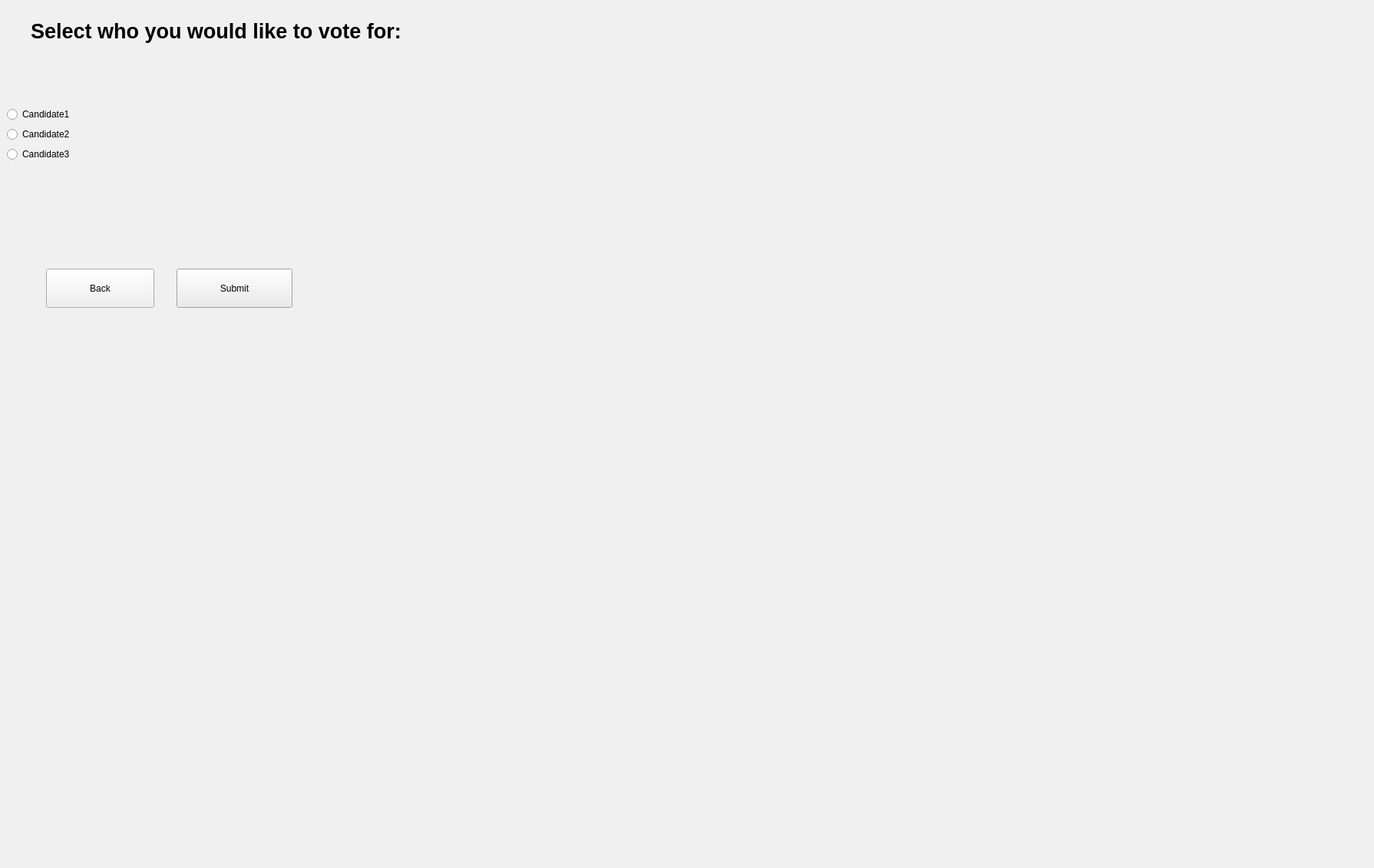
<?xml version="1.0" encoding="UTF-8"?>
<ui version="4.0">
 <class>ballot</class>
 <widget class="QDialog" name="ballot">
  <property name="geometry">
   <rect>
    <x>0</x>
    <y>0</y>
    <width>1790</width>
    <height>1131</height>
   </rect>
  </property>
  <property name="palette">
   <palette>
    <active>
     <colorrole role="WindowText">
      <brush brushstyle="SolidPattern">
       <color alpha="255">
        <red>0</red>
        <green>0</green>
        <blue>0</blue>
       </color>
      </brush>
     </colorrole>
     <colorrole role="Button">
      <brush brushstyle="SolidPattern">
       <color alpha="255">
        <red>240</red>
        <green>240</green>
        <blue>240</blue>
       </color>
      </brush>
     </colorrole>
     <colorrole role="Light">
      <brush brushstyle="SolidPattern">
       <color alpha="255">
        <red>255</red>
        <green>255</green>
        <blue>255</blue>
       </color>
      </brush>
     </colorrole>
     <colorrole role="Midlight">
      <brush brushstyle="SolidPattern">
       <color alpha="255">
        <red>227</red>
        <green>227</green>
        <blue>227</blue>
       </color>
      </brush>
     </colorrole>
     <colorrole role="Dark">
      <brush brushstyle="SolidPattern">
       <color alpha="255">
        <red>160</red>
        <green>160</green>
        <blue>160</blue>
       </color>
      </brush>
     </colorrole>
     <colorrole role="Mid">
      <brush brushstyle="SolidPattern">
       <color alpha="255">
        <red>160</red>
        <green>160</green>
        <blue>160</blue>
       </color>
      </brush>
     </colorrole>
     <colorrole role="Text">
      <brush brushstyle="SolidPattern">
       <color alpha="255">
        <red>0</red>
        <green>0</green>
        <blue>0</blue>
       </color>
      </brush>
     </colorrole>
     <colorrole role="BrightText">
      <brush brushstyle="SolidPattern">
       <color alpha="255">
        <red>255</red>
        <green>255</green>
        <blue>255</blue>
       </color>
      </brush>
     </colorrole>
     <colorrole role="ButtonText">
      <brush brushstyle="SolidPattern">
       <color alpha="255">
        <red>0</red>
        <green>0</green>
        <blue>0</blue>
       </color>
      </brush>
     </colorrole>
     <colorrole role="Base">
      <brush brushstyle="SolidPattern">
       <color alpha="255">
        <red>255</red>
        <green>255</green>
        <blue>255</blue>
       </color>
      </brush>
     </colorrole>
     <colorrole role="Window">
      <brush brushstyle="SolidPattern">
       <color alpha="255">
        <red>85</red>
        <green>170</green>
        <blue>255</blue>
       </color>
      </brush>
     </colorrole>
     <colorrole role="Shadow">
      <brush brushstyle="SolidPattern">
       <color alpha="255">
        <red>105</red>
        <green>105</green>
        <blue>105</blue>
       </color>
      </brush>
     </colorrole>
     <colorrole role="Highlight">
      <brush brushstyle="SolidPattern">
       <color alpha="255">
        <red>0</red>
        <green>120</green>
        <blue>215</blue>
       </color>
      </brush>
     </colorrole>
     <colorrole role="HighlightedText">
      <brush brushstyle="SolidPattern">
       <color alpha="255">
        <red>255</red>
        <green>255</green>
        <blue>255</blue>
       </color>
      </brush>
     </colorrole>
     <colorrole role="Link">
      <brush brushstyle="SolidPattern">
       <color alpha="255">
        <red>0</red>
        <green>0</green>
        <blue>255</blue>
       </color>
      </brush>
     </colorrole>
     <colorrole role="LinkVisited">
      <brush brushstyle="SolidPattern">
       <color alpha="255">
        <red>255</red>
        <green>0</green>
        <blue>255</blue>
       </color>
      </brush>
     </colorrole>
     <colorrole role="AlternateBase">
      <brush brushstyle="SolidPattern">
       <color alpha="255">
        <red>245</red>
        <green>245</green>
        <blue>245</blue>
       </color>
      </brush>
     </colorrole>
     <colorrole role="NoRole">
      <brush brushstyle="NoBrush">
       <color alpha="255">
        <red>0</red>
        <green>0</green>
        <blue>0</blue>
       </color>
      </brush>
     </colorrole>
     <colorrole role="ToolTipBase">
      <brush brushstyle="SolidPattern">
       <color alpha="255">
        <red>255</red>
        <green>255</green>
        <blue>220</blue>
       </color>
      </brush>
     </colorrole>
     <colorrole role="ToolTipText">
      <brush brushstyle="SolidPattern">
       <color alpha="255">
        <red>0</red>
        <green>0</green>
        <blue>0</blue>
       </color>
      </brush>
     </colorrole>
     <colorrole role="PlaceholderText">
      <brush brushstyle="SolidPattern">
       <color alpha="128">
        <red>0</red>
        <green>0</green>
        <blue>0</blue>
       </color>
      </brush>
     </colorrole>
    </active>
    <inactive>
     <colorrole role="WindowText">
      <brush brushstyle="SolidPattern">
       <color alpha="255">
        <red>0</red>
        <green>0</green>
        <blue>0</blue>
       </color>
      </brush>
     </colorrole>
     <colorrole role="Button">
      <brush brushstyle="SolidPattern">
       <color alpha="255">
        <red>240</red>
        <green>240</green>
        <blue>240</blue>
       </color>
      </brush>
     </colorrole>
     <colorrole role="Light">
      <brush brushstyle="SolidPattern">
       <color alpha="255">
        <red>255</red>
        <green>255</green>
        <blue>255</blue>
       </color>
      </brush>
     </colorrole>
     <colorrole role="Midlight">
      <brush brushstyle="SolidPattern">
       <color alpha="255">
        <red>227</red>
        <green>227</green>
        <blue>227</blue>
       </color>
      </brush>
     </colorrole>
     <colorrole role="Dark">
      <brush brushstyle="SolidPattern">
       <color alpha="255">
        <red>160</red>
        <green>160</green>
        <blue>160</blue>
       </color>
      </brush>
     </colorrole>
     <colorrole role="Mid">
      <brush brushstyle="SolidPattern">
       <color alpha="255">
        <red>160</red>
        <green>160</green>
        <blue>160</blue>
       </color>
      </brush>
     </colorrole>
     <colorrole role="Text">
      <brush brushstyle="SolidPattern">
       <color alpha="255">
        <red>0</red>
        <green>0</green>
        <blue>0</blue>
       </color>
      </brush>
     </colorrole>
     <colorrole role="BrightText">
      <brush brushstyle="SolidPattern">
       <color alpha="255">
        <red>255</red>
        <green>255</green>
        <blue>255</blue>
       </color>
      </brush>
     </colorrole>
     <colorrole role="ButtonText">
      <brush brushstyle="SolidPattern">
       <color alpha="255">
        <red>0</red>
        <green>0</green>
        <blue>0</blue>
       </color>
      </brush>
     </colorrole>
     <colorrole role="Base">
      <brush brushstyle="SolidPattern">
       <color alpha="255">
        <red>255</red>
        <green>255</green>
        <blue>255</blue>
       </color>
      </brush>
     </colorrole>
     <colorrole role="Window">
      <brush brushstyle="SolidPattern">
       <color alpha="255">
        <red>240</red>
        <green>240</green>
        <blue>240</blue>
       </color>
      </brush>
     </colorrole>
     <colorrole role="Shadow">
      <brush brushstyle="SolidPattern">
       <color alpha="255">
        <red>105</red>
        <green>105</green>
        <blue>105</blue>
       </color>
      </brush>
     </colorrole>
     <colorrole role="Highlight">
      <brush brushstyle="SolidPattern">
       <color alpha="255">
        <red>240</red>
        <green>240</green>
        <blue>240</blue>
       </color>
      </brush>
     </colorrole>
     <colorrole role="HighlightedText">
      <brush brushstyle="SolidPattern">
       <color alpha="255">
        <red>0</red>
        <green>0</green>
        <blue>0</blue>
       </color>
      </brush>
     </colorrole>
     <colorrole role="Link">
      <brush brushstyle="SolidPattern">
       <color alpha="255">
        <red>0</red>
        <green>0</green>
        <blue>255</blue>
       </color>
      </brush>
     </colorrole>
     <colorrole role="LinkVisited">
      <brush brushstyle="SolidPattern">
       <color alpha="255">
        <red>255</red>
        <green>0</green>
        <blue>255</blue>
       </color>
      </brush>
     </colorrole>
     <colorrole role="AlternateBase">
      <brush brushstyle="SolidPattern">
       <color alpha="255">
        <red>245</red>
        <green>245</green>
        <blue>245</blue>
       </color>
      </brush>
     </colorrole>
     <colorrole role="NoRole">
      <brush brushstyle="NoBrush">
       <color alpha="255">
        <red>0</red>
        <green>0</green>
        <blue>0</blue>
       </color>
      </brush>
     </colorrole>
     <colorrole role="ToolTipBase">
      <brush brushstyle="SolidPattern">
       <color alpha="255">
        <red>255</red>
        <green>255</green>
        <blue>220</blue>
       </color>
      </brush>
     </colorrole>
     <colorrole role="ToolTipText">
      <brush brushstyle="SolidPattern">
       <color alpha="255">
        <red>0</red>
        <green>0</green>
        <blue>0</blue>
       </color>
      </brush>
     </colorrole>
     <colorrole role="PlaceholderText">
      <brush brushstyle="SolidPattern">
       <color alpha="128">
        <red>0</red>
        <green>0</green>
        <blue>0</blue>
       </color>
      </brush>
     </colorrole>
    </inactive>
    <disabled>
     <colorrole role="WindowText">
      <brush brushstyle="SolidPattern">
       <color alpha="255">
        <red>120</red>
        <green>120</green>
        <blue>120</blue>
       </color>
      </brush>
     </colorrole>
     <colorrole role="Button">
      <brush brushstyle="SolidPattern">
       <color alpha="255">
        <red>240</red>
        <green>240</green>
        <blue>240</blue>
       </color>
      </brush>
     </colorrole>
     <colorrole role="Light">
      <brush brushstyle="SolidPattern">
       <color alpha="255">
        <red>255</red>
        <green>255</green>
        <blue>255</blue>
       </color>
      </brush>
     </colorrole>
     <colorrole role="Midlight">
      <brush brushstyle="SolidPattern">
       <color alpha="255">
        <red>247</red>
        <green>247</green>
        <blue>247</blue>
       </color>
      </brush>
     </colorrole>
     <colorrole role="Dark">
      <brush brushstyle="SolidPattern">
       <color alpha="255">
        <red>160</red>
        <green>160</green>
        <blue>160</blue>
       </color>
      </brush>
     </colorrole>
     <colorrole role="Mid">
      <brush brushstyle="SolidPattern">
       <color alpha="255">
        <red>160</red>
        <green>160</green>
        <blue>160</blue>
       </color>
      </brush>
     </colorrole>
     <colorrole role="Text">
      <brush brushstyle="SolidPattern">
       <color alpha="255">
        <red>120</red>
        <green>120</green>
        <blue>120</blue>
       </color>
      </brush>
     </colorrole>
     <colorrole role="BrightText">
      <brush brushstyle="SolidPattern">
       <color alpha="255">
        <red>255</red>
        <green>255</green>
        <blue>255</blue>
       </color>
      </brush>
     </colorrole>
     <colorrole role="ButtonText">
      <brush brushstyle="SolidPattern">
       <color alpha="255">
        <red>120</red>
        <green>120</green>
        <blue>120</blue>
       </color>
      </brush>
     </colorrole>
     <colorrole role="Base">
      <brush brushstyle="SolidPattern">
       <color alpha="255">
        <red>240</red>
        <green>240</green>
        <blue>240</blue>
       </color>
      </brush>
     </colorrole>
     <colorrole role="Window">
      <brush brushstyle="SolidPattern">
       <color alpha="255">
        <red>85</red>
        <green>170</green>
        <blue>255</blue>
       </color>
      </brush>
     </colorrole>
     <colorrole role="Shadow">
      <brush brushstyle="SolidPattern">
       <color alpha="255">
        <red>0</red>
        <green>0</green>
        <blue>0</blue>
       </color>
      </brush>
     </colorrole>
     <colorrole role="Highlight">
      <brush brushstyle="SolidPattern">
       <color alpha="255">
        <red>0</red>
        <green>120</green>
        <blue>215</blue>
       </color>
      </brush>
     </colorrole>
     <colorrole role="HighlightedText">
      <brush brushstyle="SolidPattern">
       <color alpha="255">
        <red>255</red>
        <green>255</green>
        <blue>255</blue>
       </color>
      </brush>
     </colorrole>
     <colorrole role="Link">
      <brush brushstyle="SolidPattern">
       <color alpha="255">
        <red>0</red>
        <green>0</green>
        <blue>255</blue>
       </color>
      </brush>
     </colorrole>
     <colorrole role="LinkVisited">
      <brush brushstyle="SolidPattern">
       <color alpha="255">
        <red>255</red>
        <green>0</green>
        <blue>255</blue>
       </color>
      </brush>
     </colorrole>
     <colorrole role="AlternateBase">
      <brush brushstyle="SolidPattern">
       <color alpha="255">
        <red>245</red>
        <green>245</green>
        <blue>245</blue>
       </color>
      </brush>
     </colorrole>
     <colorrole role="NoRole">
      <brush brushstyle="NoBrush">
       <color alpha="255">
        <red>0</red>
        <green>0</green>
        <blue>0</blue>
       </color>
      </brush>
     </colorrole>
     <colorrole role="ToolTipBase">
      <brush brushstyle="SolidPattern">
       <color alpha="255">
        <red>255</red>
        <green>255</green>
        <blue>220</blue>
       </color>
      </brush>
     </colorrole>
     <colorrole role="ToolTipText">
      <brush brushstyle="SolidPattern">
       <color alpha="255">
        <red>0</red>
        <green>0</green>
        <blue>0</blue>
       </color>
      </brush>
     </colorrole>
     <colorrole role="PlaceholderText">
      <brush brushstyle="SolidPattern">
       <color alpha="128">
        <red>0</red>
        <green>0</green>
        <blue>0</blue>
       </color>
      </brush>
     </colorrole>
    </disabled>
   </palette>
  </property>
  <property name="windowTitle">
   <string>Ballot page</string>
  </property>
  <widget class="QLabel" name="label">
   <property name="geometry">
    <rect>
     <x>40</x>
     <y>20</y>
     <width>551</width>
     <height>41</height>
    </rect>
   </property>
   <property name="palette">
    <palette>
     <active>
      <colorrole role="WindowText">
       <brush brushstyle="SolidPattern">
        <color alpha="255">
         <red>0</red>
         <green>0</green>
         <blue>0</blue>
        </color>
       </brush>
      </colorrole>
      <colorrole role="Button">
       <brush brushstyle="SolidPattern">
        <color alpha="255">
         <red>240</red>
         <green>240</green>
         <blue>240</blue>
        </color>
       </brush>
      </colorrole>
      <colorrole role="Light">
       <brush brushstyle="SolidPattern">
        <color alpha="255">
         <red>255</red>
         <green>255</green>
         <blue>255</blue>
        </color>
       </brush>
      </colorrole>
      <colorrole role="Midlight">
       <brush brushstyle="SolidPattern">
        <color alpha="255">
         <red>227</red>
         <green>227</green>
         <blue>227</blue>
        </color>
       </brush>
      </colorrole>
      <colorrole role="Dark">
       <brush brushstyle="SolidPattern">
        <color alpha="255">
         <red>160</red>
         <green>160</green>
         <blue>160</blue>
        </color>
       </brush>
      </colorrole>
      <colorrole role="Mid">
       <brush brushstyle="SolidPattern">
        <color alpha="255">
         <red>160</red>
         <green>160</green>
         <blue>160</blue>
        </color>
       </brush>
      </colorrole>
      <colorrole role="Text">
       <brush brushstyle="SolidPattern">
        <color alpha="255">
         <red>0</red>
         <green>0</green>
         <blue>0</blue>
        </color>
       </brush>
      </colorrole>
      <colorrole role="BrightText">
       <brush brushstyle="SolidPattern">
        <color alpha="255">
         <red>255</red>
         <green>255</green>
         <blue>255</blue>
        </color>
       </brush>
      </colorrole>
      <colorrole role="ButtonText">
       <brush brushstyle="SolidPattern">
        <color alpha="255">
         <red>0</red>
         <green>0</green>
         <blue>0</blue>
        </color>
       </brush>
      </colorrole>
      <colorrole role="Base">
       <brush brushstyle="SolidPattern">
        <color alpha="255">
         <red>255</red>
         <green>255</green>
         <blue>255</blue>
        </color>
       </brush>
      </colorrole>
      <colorrole role="Window">
       <brush brushstyle="SolidPattern">
        <color alpha="255">
         <red>240</red>
         <green>240</green>
         <blue>240</blue>
        </color>
       </brush>
      </colorrole>
      <colorrole role="Shadow">
       <brush brushstyle="SolidPattern">
        <color alpha="255">
         <red>105</red>
         <green>105</green>
         <blue>105</blue>
        </color>
       </brush>
      </colorrole>
      <colorrole role="Highlight">
       <brush brushstyle="SolidPattern">
        <color alpha="255">
         <red>0</red>
         <green>120</green>
         <blue>215</blue>
        </color>
       </brush>
      </colorrole>
      <colorrole role="HighlightedText">
       <brush brushstyle="SolidPattern">
        <color alpha="255">
         <red>255</red>
         <green>255</green>
         <blue>255</blue>
        </color>
       </brush>
      </colorrole>
      <colorrole role="Link">
       <brush brushstyle="SolidPattern">
        <color alpha="255">
         <red>0</red>
         <green>0</green>
         <blue>255</blue>
        </color>
       </brush>
      </colorrole>
      <colorrole role="LinkVisited">
       <brush brushstyle="SolidPattern">
        <color alpha="255">
         <red>255</red>
         <green>0</green>
         <blue>255</blue>
        </color>
       </brush>
      </colorrole>
      <colorrole role="AlternateBase">
       <brush brushstyle="SolidPattern">
        <color alpha="255">
         <red>245</red>
         <green>245</green>
         <blue>245</blue>
        </color>
       </brush>
      </colorrole>
      <colorrole role="NoRole">
       <brush brushstyle="SolidPattern">
        <color alpha="255">
         <red>0</red>
         <green>0</green>
         <blue>0</blue>
        </color>
       </brush>
      </colorrole>
      <colorrole role="ToolTipBase">
       <brush brushstyle="SolidPattern">
        <color alpha="255">
         <red>255</red>
         <green>255</green>
         <blue>220</blue>
        </color>
       </brush>
      </colorrole>
      <colorrole role="ToolTipText">
       <brush brushstyle="SolidPattern">
        <color alpha="255">
         <red>0</red>
         <green>0</green>
         <blue>0</blue>
        </color>
       </brush>
      </colorrole>
      <colorrole role="PlaceholderText">
       <brush brushstyle="SolidPattern">
        <color alpha="128">
         <red>0</red>
         <green>0</green>
         <blue>0</blue>
        </color>
       </brush>
      </colorrole>
     </active>
     <inactive>
      <colorrole role="WindowText">
       <brush brushstyle="SolidPattern">
        <color alpha="255">
         <red>0</red>
         <green>0</green>
         <blue>0</blue>
        </color>
       </brush>
      </colorrole>
      <colorrole role="Button">
       <brush brushstyle="SolidPattern">
        <color alpha="255">
         <red>240</red>
         <green>240</green>
         <blue>240</blue>
        </color>
       </brush>
      </colorrole>
      <colorrole role="Light">
       <brush brushstyle="SolidPattern">
        <color alpha="255">
         <red>255</red>
         <green>255</green>
         <blue>255</blue>
        </color>
       </brush>
      </colorrole>
      <colorrole role="Midlight">
       <brush brushstyle="SolidPattern">
        <color alpha="255">
         <red>227</red>
         <green>227</green>
         <blue>227</blue>
        </color>
       </brush>
      </colorrole>
      <colorrole role="Dark">
       <brush brushstyle="SolidPattern">
        <color alpha="255">
         <red>160</red>
         <green>160</green>
         <blue>160</blue>
        </color>
       </brush>
      </colorrole>
      <colorrole role="Mid">
       <brush brushstyle="SolidPattern">
        <color alpha="255">
         <red>160</red>
         <green>160</green>
         <blue>160</blue>
        </color>
       </brush>
      </colorrole>
      <colorrole role="Text">
       <brush brushstyle="SolidPattern">
        <color alpha="255">
         <red>0</red>
         <green>0</green>
         <blue>0</blue>
        </color>
       </brush>
      </colorrole>
      <colorrole role="BrightText">
       <brush brushstyle="SolidPattern">
        <color alpha="255">
         <red>255</red>
         <green>255</green>
         <blue>255</blue>
        </color>
       </brush>
      </colorrole>
      <colorrole role="ButtonText">
       <brush brushstyle="SolidPattern">
        <color alpha="255">
         <red>0</red>
         <green>0</green>
         <blue>0</blue>
        </color>
       </brush>
      </colorrole>
      <colorrole role="Base">
       <brush brushstyle="SolidPattern">
        <color alpha="255">
         <red>255</red>
         <green>255</green>
         <blue>255</blue>
        </color>
       </brush>
      </colorrole>
      <colorrole role="Window">
       <brush brushstyle="SolidPattern">
        <color alpha="255">
         <red>240</red>
         <green>240</green>
         <blue>240</blue>
        </color>
       </brush>
      </colorrole>
      <colorrole role="Shadow">
       <brush brushstyle="SolidPattern">
        <color alpha="255">
         <red>105</red>
         <green>105</green>
         <blue>105</blue>
        </color>
       </brush>
      </colorrole>
      <colorrole role="Highlight">
       <brush brushstyle="SolidPattern">
        <color alpha="255">
         <red>240</red>
         <green>240</green>
         <blue>240</blue>
        </color>
       </brush>
      </colorrole>
      <colorrole role="HighlightedText">
       <brush brushstyle="SolidPattern">
        <color alpha="255">
         <red>0</red>
         <green>0</green>
         <blue>0</blue>
        </color>
       </brush>
      </colorrole>
      <colorrole role="Link">
       <brush brushstyle="SolidPattern">
        <color alpha="255">
         <red>0</red>
         <green>0</green>
         <blue>255</blue>
        </color>
       </brush>
      </colorrole>
      <colorrole role="LinkVisited">
       <brush brushstyle="SolidPattern">
        <color alpha="255">
         <red>255</red>
         <green>0</green>
         <blue>255</blue>
        </color>
       </brush>
      </colorrole>
      <colorrole role="AlternateBase">
       <brush brushstyle="SolidPattern">
        <color alpha="255">
         <red>245</red>
         <green>245</green>
         <blue>245</blue>
        </color>
       </brush>
      </colorrole>
      <colorrole role="NoRole">
       <brush brushstyle="NoBrush">
        <color alpha="255">
         <red>0</red>
         <green>0</green>
         <blue>0</blue>
        </color>
       </brush>
      </colorrole>
      <colorrole role="ToolTipBase">
       <brush brushstyle="SolidPattern">
        <color alpha="255">
         <red>255</red>
         <green>255</green>
         <blue>220</blue>
        </color>
       </brush>
      </colorrole>
      <colorrole role="ToolTipText">
       <brush brushstyle="SolidPattern">
        <color alpha="255">
         <red>0</red>
         <green>0</green>
         <blue>0</blue>
        </color>
       </brush>
      </colorrole>
      <colorrole role="PlaceholderText">
       <brush brushstyle="SolidPattern">
        <color alpha="128">
         <red>0</red>
         <green>0</green>
         <blue>0</blue>
        </color>
       </brush>
      </colorrole>
     </inactive>
     <disabled>
      <colorrole role="WindowText">
       <brush brushstyle="SolidPattern">
        <color alpha="255">
         <red>120</red>
         <green>120</green>
         <blue>120</blue>
        </color>
       </brush>
      </colorrole>
      <colorrole role="Button">
       <brush brushstyle="SolidPattern">
        <color alpha="255">
         <red>240</red>
         <green>240</green>
         <blue>240</blue>
        </color>
       </brush>
      </colorrole>
      <colorrole role="Light">
       <brush brushstyle="SolidPattern">
        <color alpha="255">
         <red>255</red>
         <green>255</green>
         <blue>255</blue>
        </color>
       </brush>
      </colorrole>
      <colorrole role="Midlight">
       <brush brushstyle="SolidPattern">
        <color alpha="255">
         <red>247</red>
         <green>247</green>
         <blue>247</blue>
        </color>
       </brush>
      </colorrole>
      <colorrole role="Dark">
       <brush brushstyle="SolidPattern">
        <color alpha="255">
         <red>160</red>
         <green>160</green>
         <blue>160</blue>
        </color>
       </brush>
      </colorrole>
      <colorrole role="Mid">
       <brush brushstyle="SolidPattern">
        <color alpha="255">
         <red>160</red>
         <green>160</green>
         <blue>160</blue>
        </color>
       </brush>
      </colorrole>
      <colorrole role="Text">
       <brush brushstyle="SolidPattern">
        <color alpha="255">
         <red>120</red>
         <green>120</green>
         <blue>120</blue>
        </color>
       </brush>
      </colorrole>
      <colorrole role="BrightText">
       <brush brushstyle="SolidPattern">
        <color alpha="255">
         <red>255</red>
         <green>255</green>
         <blue>255</blue>
        </color>
       </brush>
      </colorrole>
      <colorrole role="ButtonText">
       <brush brushstyle="SolidPattern">
        <color alpha="255">
         <red>120</red>
         <green>120</green>
         <blue>120</blue>
        </color>
       </brush>
      </colorrole>
      <colorrole role="Base">
       <brush brushstyle="SolidPattern">
        <color alpha="255">
         <red>240</red>
         <green>240</green>
         <blue>240</blue>
        </color>
       </brush>
      </colorrole>
      <colorrole role="Window">
       <brush brushstyle="SolidPattern">
        <color alpha="255">
         <red>240</red>
         <green>240</green>
         <blue>240</blue>
        </color>
       </brush>
      </colorrole>
      <colorrole role="Shadow">
       <brush brushstyle="SolidPattern">
        <color alpha="255">
         <red>0</red>
         <green>0</green>
         <blue>0</blue>
        </color>
       </brush>
      </colorrole>
      <colorrole role="Highlight">
       <brush brushstyle="SolidPattern">
        <color alpha="255">
         <red>0</red>
         <green>120</green>
         <blue>215</blue>
        </color>
       </brush>
      </colorrole>
      <colorrole role="HighlightedText">
       <brush brushstyle="SolidPattern">
        <color alpha="255">
         <red>255</red>
         <green>255</green>
         <blue>255</blue>
        </color>
       </brush>
      </colorrole>
      <colorrole role="Link">
       <brush brushstyle="SolidPattern">
        <color alpha="255">
         <red>0</red>
         <green>0</green>
         <blue>255</blue>
        </color>
       </brush>
      </colorrole>
      <colorrole role="LinkVisited">
       <brush brushstyle="SolidPattern">
        <color alpha="255">
         <red>255</red>
         <green>0</green>
         <blue>255</blue>
        </color>
       </brush>
      </colorrole>
      <colorrole role="AlternateBase">
       <brush brushstyle="SolidPattern">
        <color alpha="255">
         <red>245</red>
         <green>245</green>
         <blue>245</blue>
        </color>
       </brush>
      </colorrole>
      <colorrole role="NoRole">
       <brush brushstyle="NoBrush">
        <color alpha="255">
         <red>0</red>
         <green>0</green>
         <blue>0</blue>
        </color>
       </brush>
      </colorrole>
      <colorrole role="ToolTipBase">
       <brush brushstyle="SolidPattern">
        <color alpha="255">
         <red>255</red>
         <green>255</green>
         <blue>220</blue>
        </color>
       </brush>
      </colorrole>
      <colorrole role="ToolTipText">
       <brush brushstyle="SolidPattern">
        <color alpha="255">
         <red>0</red>
         <green>0</green>
         <blue>0</blue>
        </color>
       </brush>
      </colorrole>
      <colorrole role="PlaceholderText">
       <brush brushstyle="SolidPattern">
        <color alpha="128">
         <red>0</red>
         <green>0</green>
         <blue>0</blue>
        </color>
       </brush>
      </colorrole>
     </disabled>
    </palette>
   </property>
   <property name="font">
    <font>
     <pointsize>20</pointsize>
     <bold>true</bold>
    </font>
   </property>
   <property name="text">
    <string>Select who you would like to vote for: </string>
   </property>
  </widget>
  <widget class="QWidget" name="formLayoutWidget">
   <property name="geometry">
    <rect>
     <x>9</x>
     <y>139</y>
     <width>421</width>
     <height>181</height>
    </rect>
   </property>
   <layout class="QFormLayout" name="formLayout">
    <item row="0" column="0">
     <widget class="QRadioButton" name="candidate1">
      <property name="palette">
       <palette>
        <active>
         <colorrole role="WindowText">
          <brush brushstyle="SolidPattern">
           <color alpha="255">
            <red>0</red>
            <green>0</green>
            <blue>0</blue>
           </color>
          </brush>
         </colorrole>
        </active>
        <inactive>
         <colorrole role="WindowText">
          <brush brushstyle="SolidPattern">
           <color alpha="255">
            <red>0</red>
            <green>0</green>
            <blue>0</blue>
           </color>
          </brush>
         </colorrole>
        </inactive>
        <disabled>
         <colorrole role="WindowText">
          <brush brushstyle="SolidPattern">
           <color alpha="255">
            <red>120</red>
            <green>120</green>
            <blue>120</blue>
           </color>
          </brush>
         </colorrole>
        </disabled>
       </palette>
      </property>
      <property name="text">
       <string>Candidate1</string>
      </property>
     </widget>
    </item>
    <item row="1" column="0">
     <widget class="QRadioButton" name="candidate2">
      <property name="text">
       <string>Candidate2</string>
      </property>
     </widget>
    </item>
    <item row="2" column="0">
     <widget class="QRadioButton" name="candidate3">
      <property name="text">
       <string>Candidate3</string>
      </property>
     </widget>
    </item>
   </layout>
  </widget>
  <widget class="QPushButton" name="pushButton">
   <property name="geometry">
    <rect>
     <x>230</x>
     <y>350</y>
     <width>151</width>
     <height>51</height>
    </rect>
   </property>
   <property name="text">
    <string>Submit</string>
   </property>
  </widget>
  <widget class="QPushButton" name="pushButton_2">
   <property name="geometry">
    <rect>
     <x>60</x>
     <y>350</y>
     <width>141</width>
     <height>51</height>
    </rect>
   </property>
   <property name="text">
    <string>Back</string>
   </property>
  </widget>
  <widget class="QLabel" name="label_2">
   <property name="geometry">
    <rect>
     <x>550</x>
     <y>0</y>
     <width>721</width>
     <height>521</height>
    </rect>
   </property>
   <property name="palette">
    <palette>
     <active>
      <colorrole role="WindowText">
       <brush brushstyle="SolidPattern">
        <color alpha="255">
         <red>0</red>
         <green>0</green>
         <blue>0</blue>
        </color>
       </brush>
      </colorrole>
      <colorrole role="Button">
       <brush brushstyle="SolidPattern">
        <color alpha="255">
         <red>240</red>
         <green>240</green>
         <blue>240</blue>
        </color>
       </brush>
      </colorrole>
      <colorrole role="Light">
       <brush brushstyle="SolidPattern">
        <color alpha="255">
         <red>255</red>
         <green>255</green>
         <blue>255</blue>
        </color>
       </brush>
      </colorrole>
      <colorrole role="Midlight">
       <brush brushstyle="SolidPattern">
        <color alpha="255">
         <red>227</red>
         <green>227</green>
         <blue>227</blue>
        </color>
       </brush>
      </colorrole>
      <colorrole role="Dark">
       <brush brushstyle="SolidPattern">
        <color alpha="255">
         <red>160</red>
         <green>160</green>
         <blue>160</blue>
        </color>
       </brush>
      </colorrole>
      <colorrole role="Mid">
       <brush brushstyle="SolidPattern">
        <color alpha="255">
         <red>160</red>
         <green>160</green>
         <blue>160</blue>
        </color>
       </brush>
      </colorrole>
      <colorrole role="Text">
       <brush brushstyle="SolidPattern">
        <color alpha="255">
         <red>0</red>
         <green>0</green>
         <blue>0</blue>
        </color>
       </brush>
      </colorrole>
      <colorrole role="BrightText">
       <brush brushstyle="SolidPattern">
        <color alpha="255">
         <red>255</red>
         <green>255</green>
         <blue>255</blue>
        </color>
       </brush>
      </colorrole>
      <colorrole role="ButtonText">
       <brush brushstyle="SolidPattern">
        <color alpha="255">
         <red>0</red>
         <green>0</green>
         <blue>0</blue>
        </color>
       </brush>
      </colorrole>
      <colorrole role="Base">
       <brush brushstyle="SolidPattern">
        <color alpha="255">
         <red>255</red>
         <green>255</green>
         <blue>255</blue>
        </color>
       </brush>
      </colorrole>
      <colorrole role="Window">
       <brush brushstyle="SolidPattern">
        <color alpha="255">
         <red>85</red>
         <green>170</green>
         <blue>255</blue>
        </color>
       </brush>
      </colorrole>
      <colorrole role="Shadow">
       <brush brushstyle="SolidPattern">
        <color alpha="255">
         <red>105</red>
         <green>105</green>
         <blue>105</blue>
        </color>
       </brush>
      </colorrole>
      <colorrole role="Highlight">
       <brush brushstyle="SolidPattern">
        <color alpha="255">
         <red>0</red>
         <green>120</green>
         <blue>215</blue>
        </color>
       </brush>
      </colorrole>
      <colorrole role="HighlightedText">
       <brush brushstyle="SolidPattern">
        <color alpha="255">
         <red>255</red>
         <green>255</green>
         <blue>255</blue>
        </color>
       </brush>
      </colorrole>
      <colorrole role="Link">
       <brush brushstyle="SolidPattern">
        <color alpha="255">
         <red>0</red>
         <green>0</green>
         <blue>255</blue>
        </color>
       </brush>
      </colorrole>
      <colorrole role="LinkVisited">
       <brush brushstyle="SolidPattern">
        <color alpha="255">
         <red>255</red>
         <green>0</green>
         <blue>255</blue>
        </color>
       </brush>
      </colorrole>
      <colorrole role="AlternateBase">
       <brush brushstyle="SolidPattern">
        <color alpha="255">
         <red>245</red>
         <green>245</green>
         <blue>245</blue>
        </color>
       </brush>
      </colorrole>
      <colorrole role="NoRole">
       <brush brushstyle="SolidPattern">
        <color alpha="255">
         <red>0</red>
         <green>0</green>
         <blue>0</blue>
        </color>
       </brush>
      </colorrole>
      <colorrole role="ToolTipBase">
       <brush brushstyle="SolidPattern">
        <color alpha="255">
         <red>255</red>
         <green>255</green>
         <blue>220</blue>
        </color>
       </brush>
      </colorrole>
      <colorrole role="ToolTipText">
       <brush brushstyle="SolidPattern">
        <color alpha="255">
         <red>0</red>
         <green>0</green>
         <blue>0</blue>
        </color>
       </brush>
      </colorrole>
      <colorrole role="PlaceholderText">
       <brush brushstyle="SolidPattern">
        <color alpha="128">
         <red>0</red>
         <green>0</green>
         <blue>0</blue>
        </color>
       </brush>
      </colorrole>
     </active>
     <inactive>
      <colorrole role="WindowText">
       <brush brushstyle="SolidPattern">
        <color alpha="255">
         <red>0</red>
         <green>0</green>
         <blue>0</blue>
        </color>
       </brush>
      </colorrole>
      <colorrole role="Button">
       <brush brushstyle="SolidPattern">
        <color alpha="255">
         <red>240</red>
         <green>240</green>
         <blue>240</blue>
        </color>
       </brush>
      </colorrole>
      <colorrole role="Light">
       <brush brushstyle="SolidPattern">
        <color alpha="255">
         <red>255</red>
         <green>255</green>
         <blue>255</blue>
        </color>
       </brush>
      </colorrole>
      <colorrole role="Midlight">
       <brush brushstyle="SolidPattern">
        <color alpha="255">
         <red>227</red>
         <green>227</green>
         <blue>227</blue>
        </color>
       </brush>
      </colorrole>
      <colorrole role="Dark">
       <brush brushstyle="SolidPattern">
        <color alpha="255">
         <red>160</red>
         <green>160</green>
         <blue>160</blue>
        </color>
       </brush>
      </colorrole>
      <colorrole role="Mid">
       <brush brushstyle="SolidPattern">
        <color alpha="255">
         <red>160</red>
         <green>160</green>
         <blue>160</blue>
        </color>
       </brush>
      </colorrole>
      <colorrole role="Text">
       <brush brushstyle="SolidPattern">
        <color alpha="255">
         <red>0</red>
         <green>0</green>
         <blue>0</blue>
        </color>
       </brush>
      </colorrole>
      <colorrole role="BrightText">
       <brush brushstyle="SolidPattern">
        <color alpha="255">
         <red>255</red>
         <green>255</green>
         <blue>255</blue>
        </color>
       </brush>
      </colorrole>
      <colorrole role="ButtonText">
       <brush brushstyle="SolidPattern">
        <color alpha="255">
         <red>0</red>
         <green>0</green>
         <blue>0</blue>
        </color>
       </brush>
      </colorrole>
      <colorrole role="Base">
       <brush brushstyle="SolidPattern">
        <color alpha="255">
         <red>255</red>
         <green>255</green>
         <blue>255</blue>
        </color>
       </brush>
      </colorrole>
      <colorrole role="Window">
       <brush brushstyle="SolidPattern">
        <color alpha="255">
         <red>240</red>
         <green>240</green>
         <blue>240</blue>
        </color>
       </brush>
      </colorrole>
      <colorrole role="Shadow">
       <brush brushstyle="SolidPattern">
        <color alpha="255">
         <red>105</red>
         <green>105</green>
         <blue>105</blue>
        </color>
       </brush>
      </colorrole>
      <colorrole role="Highlight">
       <brush brushstyle="SolidPattern">
        <color alpha="255">
         <red>240</red>
         <green>240</green>
         <blue>240</blue>
        </color>
       </brush>
      </colorrole>
      <colorrole role="HighlightedText">
       <brush brushstyle="SolidPattern">
        <color alpha="255">
         <red>0</red>
         <green>0</green>
         <blue>0</blue>
        </color>
       </brush>
      </colorrole>
      <colorrole role="Link">
       <brush brushstyle="SolidPattern">
        <color alpha="255">
         <red>0</red>
         <green>0</green>
         <blue>255</blue>
        </color>
       </brush>
      </colorrole>
      <colorrole role="LinkVisited">
       <brush brushstyle="SolidPattern">
        <color alpha="255">
         <red>255</red>
         <green>0</green>
         <blue>255</blue>
        </color>
       </brush>
      </colorrole>
      <colorrole role="AlternateBase">
       <brush brushstyle="SolidPattern">
        <color alpha="255">
         <red>245</red>
         <green>245</green>
         <blue>245</blue>
        </color>
       </brush>
      </colorrole>
      <colorrole role="NoRole">
       <brush brushstyle="NoBrush">
        <color alpha="255">
         <red>0</red>
         <green>0</green>
         <blue>0</blue>
        </color>
       </brush>
      </colorrole>
      <colorrole role="ToolTipBase">
       <brush brushstyle="SolidPattern">
        <color alpha="255">
         <red>255</red>
         <green>255</green>
         <blue>220</blue>
        </color>
       </brush>
      </colorrole>
      <colorrole role="ToolTipText">
       <brush brushstyle="SolidPattern">
        <color alpha="255">
         <red>0</red>
         <green>0</green>
         <blue>0</blue>
        </color>
       </brush>
      </colorrole>
      <colorrole role="PlaceholderText">
       <brush brushstyle="SolidPattern">
        <color alpha="128">
         <red>0</red>
         <green>0</green>
         <blue>0</blue>
        </color>
       </brush>
      </colorrole>
     </inactive>
     <disabled>
      <colorrole role="WindowText">
       <brush brushstyle="SolidPattern">
        <color alpha="255">
         <red>120</red>
         <green>120</green>
         <blue>120</blue>
        </color>
       </brush>
      </colorrole>
      <colorrole role="Button">
       <brush brushstyle="SolidPattern">
        <color alpha="255">
         <red>240</red>
         <green>240</green>
         <blue>240</blue>
        </color>
       </brush>
      </colorrole>
      <colorrole role="Light">
       <brush brushstyle="SolidPattern">
        <color alpha="255">
         <red>255</red>
         <green>255</green>
         <blue>255</blue>
        </color>
       </brush>
      </colorrole>
      <colorrole role="Midlight">
       <brush brushstyle="SolidPattern">
        <color alpha="255">
         <red>247</red>
         <green>247</green>
         <blue>247</blue>
        </color>
       </brush>
      </colorrole>
      <colorrole role="Dark">
       <brush brushstyle="SolidPattern">
        <color alpha="255">
         <red>160</red>
         <green>160</green>
         <blue>160</blue>
        </color>
       </brush>
      </colorrole>
      <colorrole role="Mid">
       <brush brushstyle="SolidPattern">
        <color alpha="255">
         <red>160</red>
         <green>160</green>
         <blue>160</blue>
        </color>
       </brush>
      </colorrole>
      <colorrole role="Text">
       <brush brushstyle="SolidPattern">
        <color alpha="255">
         <red>120</red>
         <green>120</green>
         <blue>120</blue>
        </color>
       </brush>
      </colorrole>
      <colorrole role="BrightText">
       <brush brushstyle="SolidPattern">
        <color alpha="255">
         <red>255</red>
         <green>255</green>
         <blue>255</blue>
        </color>
       </brush>
      </colorrole>
      <colorrole role="ButtonText">
       <brush brushstyle="SolidPattern">
        <color alpha="255">
         <red>120</red>
         <green>120</green>
         <blue>120</blue>
        </color>
       </brush>
      </colorrole>
      <colorrole role="Base">
       <brush brushstyle="SolidPattern">
        <color alpha="255">
         <red>240</red>
         <green>240</green>
         <blue>240</blue>
        </color>
       </brush>
      </colorrole>
      <colorrole role="Window">
       <brush brushstyle="SolidPattern">
        <color alpha="255">
         <red>85</red>
         <green>170</green>
         <blue>255</blue>
        </color>
       </brush>
      </colorrole>
      <colorrole role="Shadow">
       <brush brushstyle="SolidPattern">
        <color alpha="255">
         <red>0</red>
         <green>0</green>
         <blue>0</blue>
        </color>
       </brush>
      </colorrole>
      <colorrole role="Highlight">
       <brush brushstyle="SolidPattern">
        <color alpha="255">
         <red>0</red>
         <green>120</green>
         <blue>215</blue>
        </color>
       </brush>
      </colorrole>
      <colorrole role="HighlightedText">
       <brush brushstyle="SolidPattern">
        <color alpha="255">
         <red>255</red>
         <green>255</green>
         <blue>255</blue>
        </color>
       </brush>
      </colorrole>
      <colorrole role="Link">
       <brush brushstyle="SolidPattern">
        <color alpha="255">
         <red>0</red>
         <green>0</green>
         <blue>255</blue>
        </color>
       </brush>
      </colorrole>
      <colorrole role="LinkVisited">
       <brush brushstyle="SolidPattern">
        <color alpha="255">
         <red>255</red>
         <green>0</green>
         <blue>255</blue>
        </color>
       </brush>
      </colorrole>
      <colorrole role="AlternateBase">
       <brush brushstyle="SolidPattern">
        <color alpha="255">
         <red>245</red>
         <green>245</green>
         <blue>245</blue>
        </color>
       </brush>
      </colorrole>
      <colorrole role="NoRole">
       <brush brushstyle="NoBrush">
        <color alpha="255">
         <red>0</red>
         <green>0</green>
         <blue>0</blue>
        </color>
       </brush>
      </colorrole>
      <colorrole role="ToolTipBase">
       <brush brushstyle="SolidPattern">
        <color alpha="255">
         <red>255</red>
         <green>255</green>
         <blue>220</blue>
        </color>
       </brush>
      </colorrole>
      <colorrole role="ToolTipText">
       <brush brushstyle="SolidPattern">
        <color alpha="255">
         <red>0</red>
         <green>0</green>
         <blue>0</blue>
        </color>
       </brush>
      </colorrole>
      <colorrole role="PlaceholderText">
       <brush brushstyle="SolidPattern">
        <color alpha="128">
         <red>0</red>
         <green>0</green>
         <blue>0</blue>
        </color>
       </brush>
      </colorrole>
     </disabled>
    </palette>
   </property>
   <property name="text">
    <string/>
   </property>
   <property name="pixmap">
    <pixmap>../../istockphoto-1269463469-612x612.jpg</pixmap>
   </property>
  </widget>
 </widget>
 <resources/>
 <connections/>
</ui>
